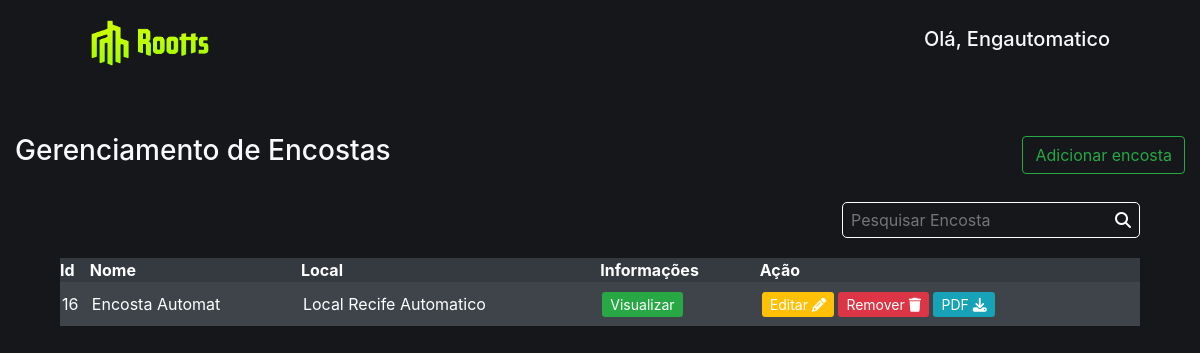
/crud/ (signed in), run on the app's committed database.
### roottsApp/models.py (models this page shows, shortened)
class User(AbstractUser):
    is_engineer = models.BooleanField(default=False)
    def __str__(self):
        return self.username

class Encosta(models.Model):
    nome = models.CharField(max_length=15)
    local = models.CharField(max_length=40)
    latitude = models.DecimalField(max_digits=20, decimal_places=10)
    longitude = models.DecimalField(max_digits=20, decimal_places=10)
    declividade = models.DecimalField(max_digits=20, decimal_places=10)
    numeroConstrucoes = models.DecimalField(max_digits=20, decimal_places=10)
    coeficienteUmidade = models.DecimalField(max_digits=20, decimal_places=10)
    proximidadeRedeViarias = models.DecimalField(max_digits=20, decimal_places=10)
    proximidadeCorposLiquidos = models.DecimalField(max_digits=20, decimal_places=10)
    PRIORITY_LEVELS = (
        ('Muito Baixo', 'Muito Baixo'),
        ('Baixo', 'Baixo'),
        ('Médio', 'Médio'),
        ('Alto', 'Alto'),
        ('Crítico', 'Crítico'),
    )
    prioridadeEncosta = models.CharField(max_length=30, choices=PRIORITY_LEVELS, default = 'Muito Baixo')

### roottsApp/views.py (the view)
# urls.py: path('crud/', EncostaView, name='crud'),
@login_required(login_url='/login/')
@user_passes_test(lambda u: u.is_engineer, login_url='/login/')
def EncostaView(request):
  encostas = Encosta.objects.all()
  return render(request, 'crud.html', {'encostas': encostas})

### roottsApp/templates/crud.html (shortened to what this page needs)
{% extends 'base.html' %} {% load bootstrap4 %} {% load static %} {% load
humanize %} {% block content %}
<div class="text-light center">
  <h3 style="margin-left: 15px">Gerenciamento de Encostas</h3>
  <a
    href="{% url 'add_encosta' %}"
    class="btn btn-outline-success"
    style="margin-right: 15px"
    >Adicionar encosta</a
  >
</div>
<div class="search">
  <form action="{% url 'search_crud' %}" method="get">
    <div class="search-box">
      <input
        type="search"
        name="q"
        id="form12"
        placeholder="Pesquisar Encosta"
      />
      <button type="submit">
        <i class="fa-solid fa-magnifying-glass"></i>
      </button>
    </div>
  </form>
</div>
<div class="all text-light">
  <table class="crud table-striped table-dark">
    <thead>
      <tr class="head">
        <th scope="col">Id</th>
        <th scope="col" class="margin-td">Nome</th>
        <th scope="col">Local</th>
        <th scope="col">Informações</th>
        <th scope="col" class="margin-td2">Ação</th>
      </tr>
    </thead>
    {% for encosta in encostas %}
    <tr>
      <td>{{ encosta.id }}</td>
      <td>{{ encosta.nome }}</td>
      <td>{{ encosta.local }}</td>
      <td>
        <a
          class="btn-sm btn-success"
          style="text-decoration: none"
          href="{% url 'view_encosta' encosta.pk %}"
          >Visualizar</a
        >
      </td>
      <td class="buttons">
        <a
          class="btn-sm btn-warning"
          style="text-decoration: none; color: white"
          ;
          href="{% url 'upd_encosta' encosta.pk %}"
          >Editar <i class="fa-solid fa-pencil"></i
        ></a>
        <a
          class="btn-sm btn-danger"
          style="text-decoration: none"
          href="{% url 'del_encosta' encosta.pk %}"
          >Remover <i class="fa-solid fa-trash"></i
        ></a>
        <a
          class="btn-sm btn-info Relatorio-Encosta"
          style="text-decoration: none"
          href="{% url 'encosta_pdf' encosta.pk %}"
          >PDF <i class="fa-solid fa-download"></i
        ></a>
      </td>
    </tr>
    {% endfor %}
  </table>
</div>
{% endblock %}

### roottsApp/templates/base.html (shortened to what this page needs)
{% load bootstrap4 %} {% load static %}
<!DOCTYPE html>
<html lang="pt-br">
  <head>
    <link
      rel="stylesheet"
      href="https://cdnjs.cloudflare.com/ajax/libs/font-awesome/6.2.0/css/fontawesome.min.css"
    />
    <link
      rel="stylesheet"
      href="https://cdnjs.cloudflare.com/ajax/libs/font-awesome/6.2.0/css/all.min.css"
    />
    {% bootstrap_css %}
  </head>
  <body>
    <nav class="nav">
      <a href="{% url 'index' %}" id="logo">
        <img src="{% static "roottsapp/images/roottst.png" %}" alt="rootts"
        id="image" style="width:120px;" />
      </a>
      {% if request.user.is_authenticated %}
      <h5 class="text-light">Olá, {{request.user}}</h5>
      {% else %}
      <h5 class="text-light">Olá, usuário(a)</h5>
      {% endif %}
    </nav>
    <div class="content">{% block content %} {% endblock %}</div>
  </body>
</html>

### data on the page
User: user "Engautomatico"
Encosta: id "16", nome "Encosta Automat", local "Local Recife Automatico"
